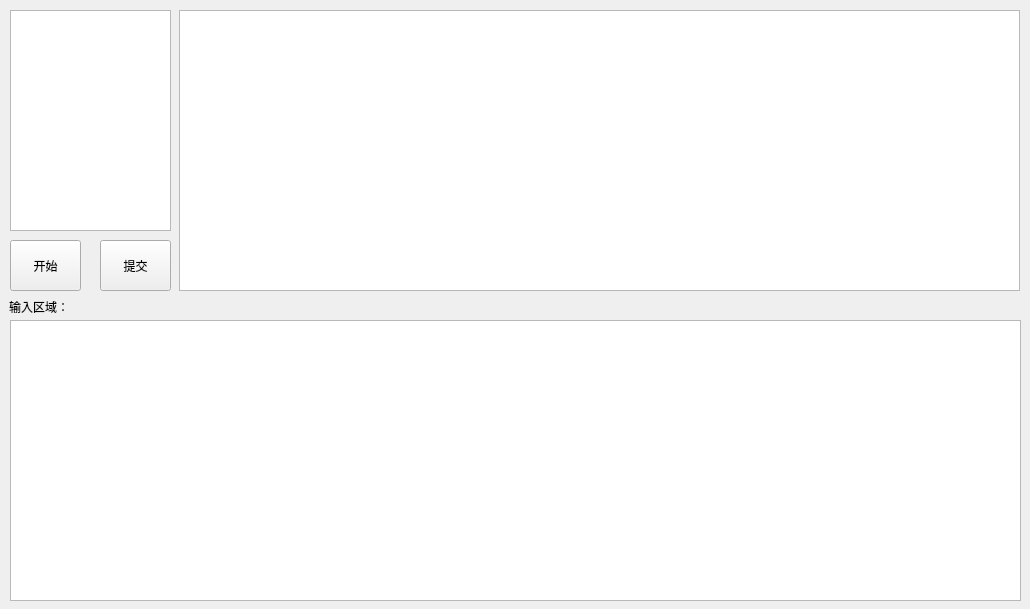
<?xml version="1.0" encoding="UTF-8"?>
<ui version="4.0">
 <class>Form</class>
 <widget class="QWidget" name="Form">
  <property name="geometry">
   <rect>
    <x>0</x>
    <y>0</y>
    <width>1030</width>
    <height>609</height>
   </rect>
  </property>
  <property name="windowTitle">
   <string>game</string>
  </property>
  <widget class="QTextBrowser" name="str">
   <property name="geometry">
    <rect>
     <x>179</x>
     <y>10</y>
     <width>841</width>
     <height>281</height>
    </rect>
   </property>
   <property name="textInteractionFlags">
    <set>Qt::LinksAccessibleByKeyboard|Qt::LinksAccessibleByMouse</set>
   </property>
  </widget>
  <widget class="QLabel" name="wu">
   <property name="geometry">
    <rect>
     <x>9</x>
     <y>299</y>
     <width>60</width>
     <height>16</height>
    </rect>
   </property>
   <property name="text">
    <string>输入区域：</string>
   </property>
  </widget>
  <widget class="QPlainTextEdit" name="usestr">
   <property name="geometry">
    <rect>
     <x>10</x>
     <y>320</y>
     <width>1011</width>
     <height>281</height>
    </rect>
   </property>
   <property name="textInteractionFlags">
    <set>Qt::TextEditorInteraction</set>
   </property>
  </widget>
  <widget class="QTextBrowser" name="seconds">
   <property name="geometry">
    <rect>
     <x>10</x>
     <y>10</y>
     <width>161</width>
     <height>221</height>
    </rect>
   </property>
  </widget>
  <widget class="QPushButton" name="begin">
   <property name="geometry">
    <rect>
     <x>10</x>
     <y>240</y>
     <width>71</width>
     <height>51</height>
    </rect>
   </property>
   <property name="text">
    <string>开始</string>
   </property>
  </widget>
  <widget class="QPushButton" name="daTa">
   <property name="geometry">
    <rect>
     <x>100</x>
     <y>240</y>
     <width>71</width>
     <height>51</height>
    </rect>
   </property>
   <property name="text">
    <string>提交</string>
   </property>
  </widget>
 </widget>
 <resources/>
 <connections/>
</ui>
